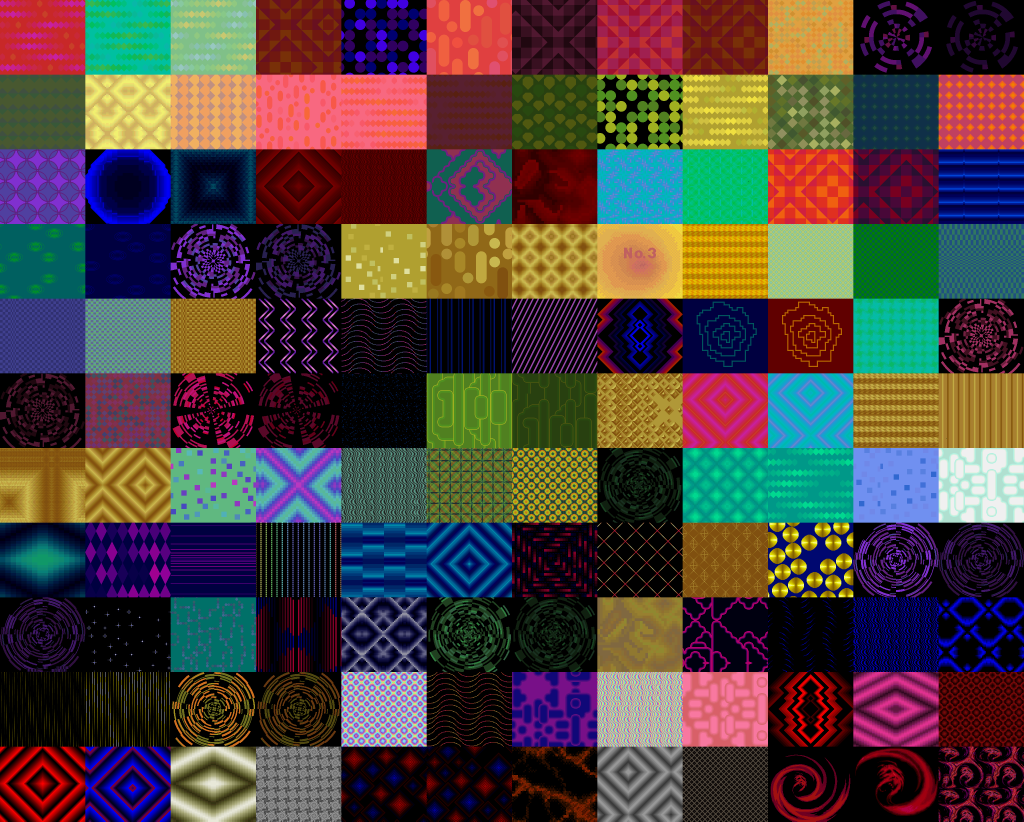
#> input picture fondosheet.png, 3072 x 2464 px (shown at 1/3 size)
$ python movimientoParalelo.py
#> lines starting #> are read from the running program, lines starting #| are printed output that depends on the picture
from multiprocessing import Process, Queue
import cv2
import numpy as np
import matplotlib.pyplot as plt


# [37 lines left out: function GenerarFrame, not called in this run]
def SeleccionarFondo(i):
    if i < 0 or i >= TFondos:
        raise ValueError("Índice fuera de rango")
    row = i // NFilas
    col = i % NFilas
    y1 = row * AltoTile
    y2 = y1 + AltoTile
    x1 = col * AnchoTile
    x2 = x1 + AnchoTile
    return SpriteFondoRGB[y1:y2, x1:x2]
# [42 lines left out: functions Scroll, ObtenerOffsets, Oscilacion, CargarSprites, not called in this run]

# ---------- PUNTO DE ENTRADA ----------
if __name__ == "__main__":

    SpriteFondo = cv2.imread("fondosheet.png")
#> SpriteFondo is the input picture: shape (2464, 3072, 3); mean B, G, R 63.1, 65.6, 77.9
    SpriteFondoRGB = cv2.cvtColor(SpriteFondo, cv2.COLOR_BGR2RGB)
    NFilas = SpriteFondo.shape[1] // 256
#> NFilas = 12
    NColum = SpriteFondo.shape[0] // 224
#> NColum = 11
    TFondos = NFilas * NColum
#> TFondos = 132

    AnchoTile = 256
    AltoTile = 224
    i = 89
    tile = SeleccionarFondo(i)
#> in SeleccionarFondo, `return SpriteFondoRGB[y1:y2, x1:x2]`:
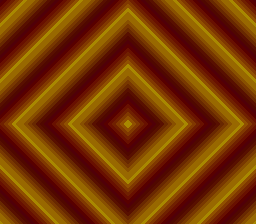
#> returned value: shape (224, 256, 3); mean of channels 0, 1, 2 0.6, 51.6, 118.1; drawn as B, G, R
    h, w, _ = tile.shape
#> h = 224; w = 256
    pixels = tile.reshape(-1, 3)
    colors, inverso = np.unique(pixels, axis=0, return_inverse=True)
#> colors = 13 rows, first 8: [0, 0, 88], [0, 8, 80], [0, 16, 88], [0, 16, 104], [0, 32, 112], [0, 40, 104], [0, 56, 120], [0, 56, 128]
    paleta = colors.tolist()
#> paleta = [[0, 0, 88], [0, 8, 80], [0, 16, 88], [0, 16, 104], [0, 32, 112], [0, 40, 104], [0, 56, 120], [0, 56, 128], [0, 80, 136], [0, 80, 144], [0, 104, 152], [0, 136, 168], [8, 0, 80]]
    index_map = inverso.reshape(h, w)
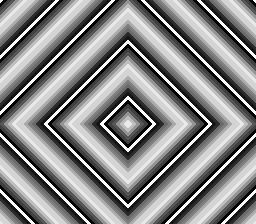
#> index_map: shape (224, 256) int64; min 0, max 12, mean 6.26; drawn with min black and max white

    sprite_sheet = cv2.imread("sprite.png", cv2.IMREAD_UNCHANGED)
#> (the run stopped early here; a loop or call above may not have finished)
